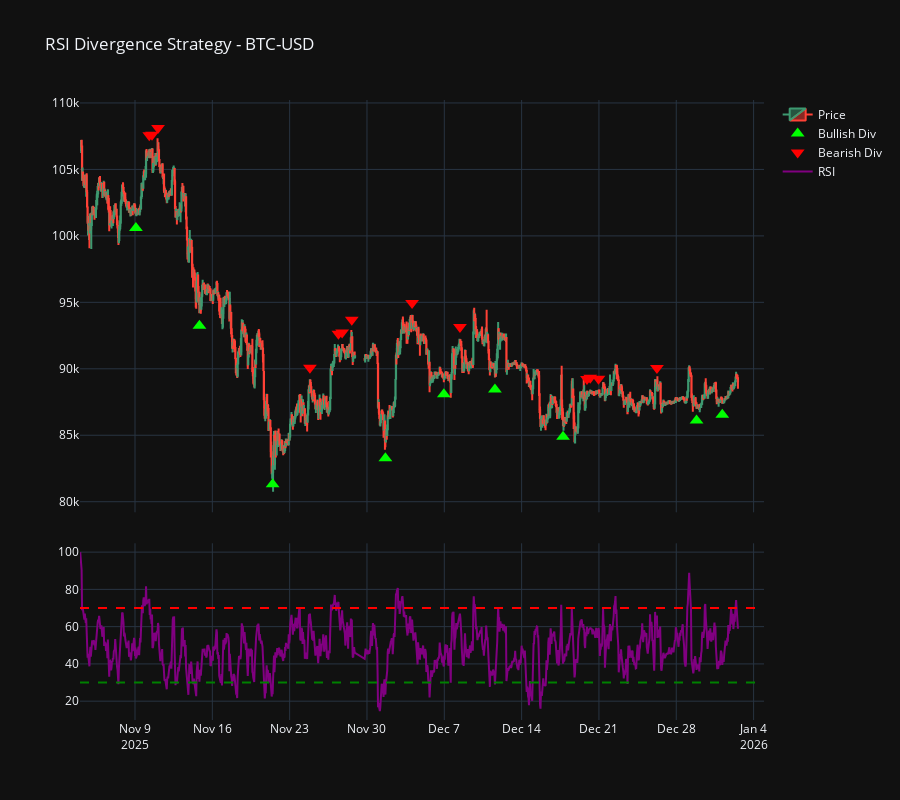

Notebook code cell kept with this figure:
### Code cell
import yfinance as yf
import pandas as pd
import pandas_ta as ta
import numpy as np
import plotly.graph_objects as go
from plotly.subplots import make_subplots
from scipy.signal import argrelextrema

# 1. Setup Data
symbol = "BTC-USD"
df = yf.download(symbol, period="60d", interval="1h")
df.columns = [col[0] if isinstance(col, tuple) else col for col in df.columns]

# 2. Calculate RSI
df['RSI'] = ta.rsi(df['Close'], length=14)
df.dropna(inplace=True)


def detect_signals(df, order=5):
    """
    Detects local extrema and identifies divergence/convergence.
    order: how many candles on each side to define a peak/trough.
    """
    # Find local peaks and troughs in Price and RSI
    df['Price_Max'] = df.iloc[argrelextrema(
        df['Close'].values, np.greater, order=order)[0]]['Close']
    df['Price_Min'] = df.iloc[argrelextrema(
        df['Close'].values, np.less, order=order)[0]]['Close']
    df['RSI_Max'] = df.iloc[argrelextrema(
        df['RSI'].values, np.greater, order=order)[0]]['RSI']
    df['RSI_Min'] = df.iloc[argrelextrema(
        df['RSI'].values, np.less, order=order)[0]]['RSI']

    df['Bullish_Div'] = False
    df['Bearish_Div'] = False

    # Get indices of the peaks/troughs
    max_idx = argrelextrema(df['Close'].values, np.greater, order=order)[0]
    min_idx = argrelextrema(df['Close'].values, np.less, order=order)[0]

    # Detect Bearish Divergence (Price HH, RSI LH)
    for i in range(1, len(max_idx)):
        curr, prev = max_idx[i], max_idx[i-1]
        if df['Close'].iloc[curr] > df['Close'].iloc[prev] and df['RSI'].iloc[curr] < df['RSI'].iloc[prev]:
            df.at[df.index[curr], 'Bearish_Div'] = True

    # Detect Bullish Divergence (Price LL, RSI HL)
    for i in range(1, len(min_idx)):
        curr, prev = min_idx[i], min_idx[i-1]
        if df['Close'].iloc[curr] < df['Close'].iloc[prev] and df['RSI'].iloc[curr] > df['RSI'].iloc[prev]:
            df.at[df.index[curr], 'Bullish_Div'] = True

    return df


df = detect_signals(df)

# 3. Plotting
fig = make_subplots(rows=2, cols=1, shared_xaxes=True,
                    vertical_spacing=0.05, row_heights=[0.7, 0.3])

# Subplot 1: Candlesticks and Signals
fig.add_trace(go.Candlestick(x=df.index, open=df['Open'], high=df['High'],
              low=df['Low'], close=df['Close'], name='Price'), row=1, col=1)

# Highlight Signals on Chart
bullish_signals = df[df['Bullish_Div']]
bearish_signals = df[df['Bearish_Div']]

fig.add_trace(go.Scatter(x=bullish_signals.index, y=bullish_signals['Low'] * 0.99, mode='markers',
                         marker=dict(symbol='triangle-up', size=12, color='lime'), name='Bullish Div'), row=1, col=1)
fig.add_trace(go.Scatter(x=bearish_signals.index, y=bearish_signals['High'] * 1.01, mode='markers',
                         marker=dict(symbol='triangle-down', size=12, color='red'), name='Bearish Div'), row=1, col=1)

# Subplot 2: RSI
fig.add_trace(go.Scatter(
    x=df.index, y=df['RSI'], name='RSI', line=dict(color='purple')), row=2, col=1)
fig.add_hline(y=70, line_dash="dash", line_color="red", row=2, col=1)
fig.add_hline(y=30, line_dash="dash", line_color="green", row=2, col=1)

fig.update_layout(title=f'RSI Divergence Strategy - {symbol}',
                  template='plotly_dark', xaxis_rangeslider_visible=False, height=800)
fig.show()

### Figure 1 — Plotly figure (JSON) as saved in the notebook; plotly's stock layout.template omitted (floating-point values rounded to 4 significant figures; data arrays with more than 128 entries replaced by an {"elided": "..."} marker saying what was removed)
{"data": [{"close": {"elided": "1410 float values"}, "high": {"elided": "1410 float values"}, "low": {"elided": "1410 float values"}, "name": "Price", "open": {"elided": "1410 float values"}, "type": "candlestick", "x": {"elided": "1410 str values"}, "xaxis": "x", "yaxis": "y"}, {"marker": {"color": "lime", "size": 12, "symbol": "triangle-up"}, "mode": "markers", "name": "Bullish Div", "type": "scatter", "x": ["2025-11-09T02:00:00+00:00", "2025-11-14T20:00:00+00:00", "2025-11-21T11:00:00+00:00", "2025-12-01T16:00:00+00:00", "2025-12-06T23:00:00+00:00", "2025-12-11T14:00:00+00:00", "2025-12-17T18:00:00+00:00", "2025-12-29T20:00:00+00:00", "2026-01-01T04:00:00+00:00"], "xaxis": "x", "y": [100600.0, 93240.0, 81320.0, 83260.0, 88090.0, 88450.0, 84880.0, 86110.0, 86540.0], "yaxis": "y"}, {"marker": {"color": "red", "size": 12, "symbol": "triangle-down"}, "mode": "markers", "name": "Bearish Div", "type": "scatter", "x": ["2025-11-10T07:00:00+00:00", "2025-11-10T13:00:00+00:00", "2025-11-11T02:00:00+00:00", "2025-11-24T20:00:00+00:00", "2025-11-27T10:00:00+00:00", "2025-11-27T18:00:00+00:00", "2025-11-28T15:00:00+00:00", "2025-12-04T02:00:00+00:00", "2025-12-08T10:00:00+00:00", "2025-12-19T22:00:00+00:00", "2025-12-20T05:00:00+00:00", "2025-12-20T23:00:00+00:00", "2025-12-26T06:00:00+00:00"], "xaxis": "x", "y": [107600.0, 107600.0, 108100.0, 90090.0, 92640.0, 92730.0, 93690.0, 94950.0, 93140.0, 89220.0, 89340.0, 89260.0, 90050.0], "yaxis": "y"}, {"line": {"color": "purple"}, "name": "RSI", "type": "scatter", "x": {"elided": "1410 str values"}, "xaxis": "x2", "y": {"elided": "1410 float values"}, "yaxis": "y2"}], "layout": {"height": 800, "shapes": [{"line": {"color": "red", "dash": "dash"}, "type": "line", "x0": 0, "x1": 1, "xref": "x2 domain", "y0": 70, "y1": 70, "yref": "y2"}, {"line": {"color": "green", "dash": "dash"}, "type": "line", "x0": 0, "x1": 1, "xref": "x2 domain", "y0": 30, "y1": 30, "yref": "y2"}], "title": {"text": "RSI Divergence Strategy - BTC-USD"}, "xaxis": {"anchor": "y", "domain": [0, 1], "matches": "x2", "rangeslider": {"visible": false}, "showticklabels": false}, "xaxis2": {"anchor": "y2", "domain": [0, 1]}, "yaxis": {"anchor": "x", "domain": [0.335, 1.0]}, "yaxis2": {"anchor": "x2", "domain": [0, 0.285]}}}
